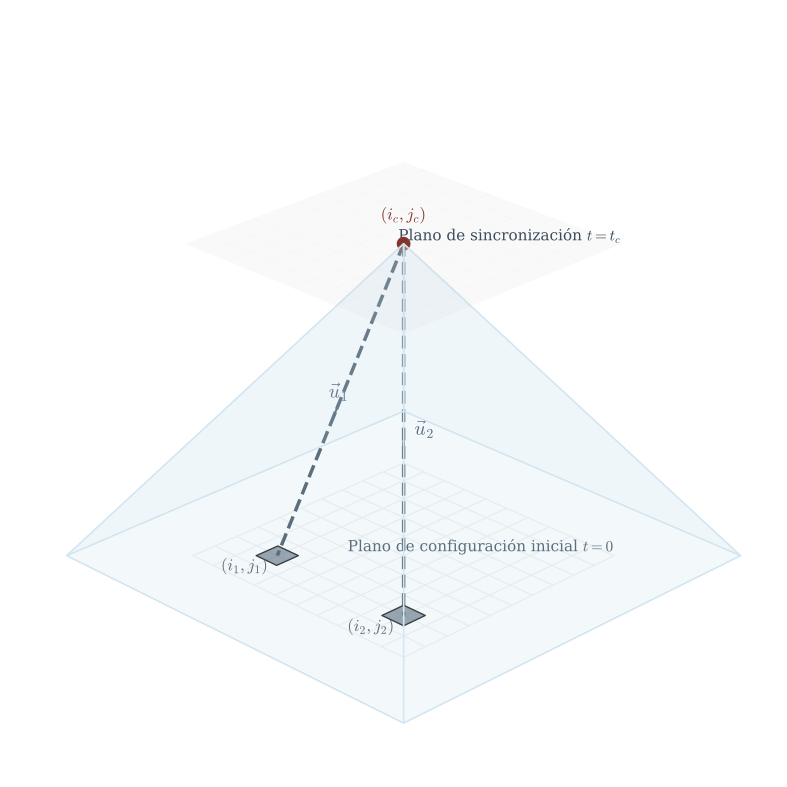

This figure's Python source:
import numpy as np
import matplotlib.pyplot as plt
from mpl_toolkits.mplot3d.art3d import Poly3DCollection
import os

# Configuración académica global
plt.rcParams['font.family'] = 'serif'
plt.rcParams['mathtext.fontset'] = 'cm'
plt.rcParams['font.size'] = 11

def generar_figura_sincronizacion():
    fig = plt.figure(figsize=(10, 8))
    ax = fig.add_subplot(111, projection='3d')

    # Parámetros del espacio y tiempo
    x_min, x_max = 0, 10
    y_min, y_max = 0, 10
    t_min, t_max = 0, 10

    # Coordenadas del evento
    ic, jc, tc = 5, 5, 8  # Punto de colisión / sincronización
    i1, j1 = 2, 2         # Origen del glider 1
    i2, j2 = 8, 2         # Origen del glider 2

    # Paleta de colores solicitada
    color_grid = "#EFEFEF"
    color_dark = "#2C3E50"
    color_cone = "#D4E6F1"
    color_red = "#7B241C"

    # 1. Ejes y Planos Base
    X_base, Y_base = np.meshgrid(np.linspace(x_min, x_max, 11), np.linspace(y_min, y_max, 11))
    
    # Líneas de cuadrícula sutiles en t=0
    for i in range(x_min, x_max + 1):
        ax.plot([i, i], [y_min, y_max], [0, 0], color=color_grid, lw=1, zorder=1)
    for j in range(y_min, y_max + 1):
        ax.plot([x_min, x_max], [j, j], [0, 0], color=color_grid, lw=1, zorder=1)

    # Etiqueta plano t=0
    ax.text(x_max, y_max, 0, "Plano de configuración inicial $t=0$", 
            color=color_dark, fontsize=11, ha='right', va='bottom')

    # Plano t=tc
    Z_tc = np.full_like(X_base, tc)
    ax.plot_surface(X_base, Y_base, Z_tc, color='white', alpha=0.1, edgecolor='lightgray', linewidth=0.5, linestyle=':', zorder=2)
    ax.text(x_max, y_max, tc, "Plano de sincronización $t=t_c$", 
            color=color_dark, fontsize=11, ha='right', va='bottom')

    # 2. Cono de Luz (Causal Cone)
    # Proyectamos un cono invertido (pirámide de base cuadrada) desde tc hacia t=0
    r = tc  # Radio causal asumiendo c=1 (vecindad de Moore)
    v1 = [ic - r, jc - r, 0]
    v2 = [ic + r, jc - r, 0]
    v3 = [ic + r, jc + r, 0]
    v4 = [ic - r, jc + r, 0]
    apex = [ic, jc, tc]

    faces = [
        [apex, v1, v2],
        [apex, v2, v3],
        [apex, v3, v4],
        [apex, v4, v1]
    ]

    pyramid = Poly3DCollection(faces, facecolors=color_cone, alpha=0.2, edgecolors=color_cone, linewidths=1)
    ax.add_collection3d(pyramid)
    # Base del cono en t=0
    base_face = Poly3DCollection([[v1, v2, v3, v4]], facecolors=color_cone, alpha=0.1, edgecolors=color_cone, linewidths=1)
    ax.add_collection3d(base_face)

    # 3. Punto de Intersección (Colisión)
    ax.scatter(ic, jc, tc, color=color_red, s=80, depthshade=False, zorder=10)
    ax.text(ic, jc, tc + 0.6, "$(i_c, j_c)$", color=color_red, fontsize=12, ha='center', weight='bold')

    # 4. Retroceso Cinemático y Vectores
    # Trayectorias en retroceso
    ax.plot([ic, i1], [jc, j1], [tc, 0], color=color_dark, linestyle='--', linewidth=2.5, zorder=5)
    ax.plot([ic, i2], [jc, j2], [tc, 0], color=color_dark, linestyle='--', linewidth=2.5, zorder=5)

    # Vector u1
    m1x, m1y, m1z = (ic + i1)/2, (jc + j1)/2, tc/2
    d1x, d1y, d1z = i1 - ic, j1 - jc, -tc
    ax.quiver(m1x, m1y, m1z, d1x, d1y, d1z, color=color_dark, length=0.4, normalize=True, arrow_length_ratio=0.3, zorder=6)
    ax.text(m1x - 0.5, m1y, m1z, "$\\vec{u}_1$", color=color_dark, fontsize=14, zorder=7)

    # Vector u2
    m2x, m2y, m2z = (ic + i2)/2, (jc + j2)/2, tc/2
    d2x, d2y, d2z = i2 - ic, j2 - jc, -tc
    ax.quiver(m2x, m2y, m2z, d2x, d2y, d2z, color=color_dark, length=0.4, normalize=True, arrow_length_ratio=0.3, zorder=6)
    ax.text(m2x + 0.5, m2y, m2z, "$\\vec{u}_2$", color=color_dark, fontsize=14, zorder=7)

    # 5. Semillas Iniciales (Bounding Boxes en t=0)
    def draw_seed(x, y, label):
        d = 0.5
        # Parche cuadrado 3x3 representativo
        seed_faces = [[[x-d, y-d, 0], [x+d, y-d, 0], [x+d, y+d, 0], [x-d, y+d, 0]]]
        seed_poly = Poly3DCollection(seed_faces, facecolors=color_dark, alpha=0.6, edgecolors='black', linewidths=1)
        ax.add_collection3d(seed_poly)
        ax.text(x, y - 1.5, 0, label, color=color_dark, fontsize=12, ha='center')

    draw_seed(i1, j1, "$(i_1, j_1)$")
    draw_seed(i2, j2, "$(i_2, j_2)$")

    # 6. Formato Académico
    ax.set_axis_off()
    ax.set_box_aspect([1, 1, 0.8])  # Proporciones isométricas relativas

    # Ajuste de límites para evitar recortes
    ax.set_xlim(x_min -3, x_max + 3)
    ax.set_ylim(y_min - 3, y_max + 3)
    ax.set_zlim(0, tc + 1)
    
    # Orientación de la cámara para mejor visualización de 3D
    ax.view_init(elev=25, azim=-45)

    # Guardar archivo PDF en el mismo directorio que el script
    script_dir = os.path.dirname(os.path.abspath(__file__)) if '__file__' in globals() else os.getcwd()
    output_path = os.path.join(script_dir, "sincronizacion_colision.pdf")
    
    plt.tight_layout()
    plt.savefig(output_path, format='pdf', bbox_inches='tight', dpi=300)
    print(f"Figura teórica generada y guardada exitosamente en:\n{output_path}")

if __name__ == '__main__':
    generar_figura_sincronizacion()
